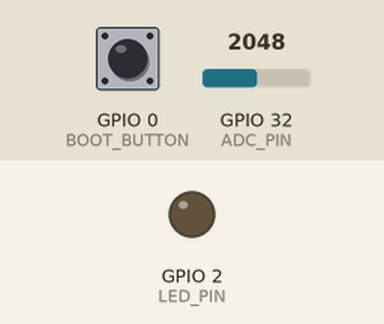
Simulated run of this sketch. Board: ESP32. Parts: output pins drawn as LEDs (lit = HIGH). The test bench sets the inputs (shaded band); at power-on: GPIO 0 (BOOT_BUTTON) HIGH, GPIO 32 (ADC_PIN) = 2048. What the sketch prints to the serial monitor is not drawn.

Above: at 1.4 s.
1.5 s: GPIO 0 (BOOT_BUTTON) pulled LOW for 0.15 s
At 2.0 s:
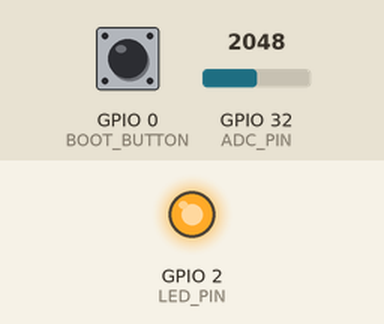
3.1 s: GPIO 32 (ADC_PIN) set to 3439
4.6 s: GPIO 32 (ADC_PIN) set to 3534
6.5 s: GPIO 0 (BOOT_BUTTON) pulled LOW for 1 s
At 8.0 s:
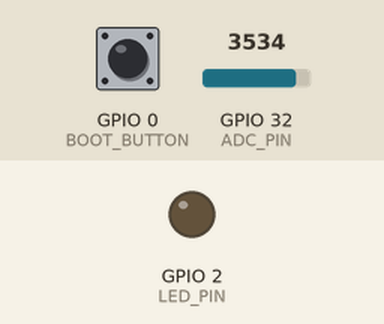
9.0 s: GPIO 0 (BOOT_BUTTON) pulled LOW for 3.2 s
At 9.9 s:
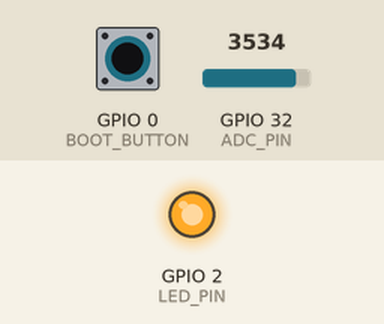
Timing chart, 0 to 12.0 s (numbered marks = the images above; inputs shaded):
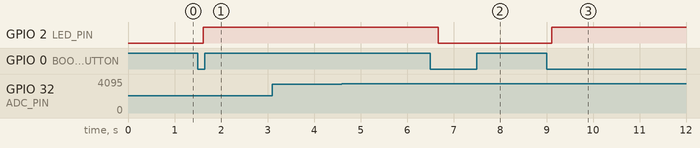

The sketch:

led_diag.ino
```cpp
#define BOOT_BUTTON 0
#define LED_PIN 2
#define ADC_PIN 32   // ADC compatible pin

bool ledState = false;
bool lastButtonState = HIGH;

unsigned long lastDebounceTime = 0;
const unsigned long debounceDelay = 50;

void setup() {
  pinMode(BOOT_BUTTON, INPUT_PULLUP);
  pinMode(LED_PIN, OUTPUT);

  Serial.begin(115200);
  delay(200);

  Serial.println("======================================");
  Serial.println("  ESP32 LED TOGGLE + FAULT DETECTOR");
  Serial.println("======================================");
  Serial.println("READY: Press BOOT to toggle LED.\n");
}

void loop() {

  // ----- BUTTON READ -----
  int reading = digitalRead(BOOT_BUTTON);

  if (reading != lastButtonState) {
    lastDebounceTime = millis();
  }

  if ((millis() - lastDebounceTime) > debounceDelay) {
    if (reading == LOW) {
      ledState = !ledState;
      digitalWrite(LED_PIN, ledState ? HIGH : LOW);

      Serial.print("\n[BUTTON] LED State: ");
      Serial.println(ledState ? "ON" : "OFF");

      while (digitalRead(BOOT_BUTTON) == LOW) delay(5);
    }
  }

  lastButtonState = reading;


  // ----- ADC READ -----
  int adcValue = analogRead(ADC_PIN);

  Serial.print("[ADC] ");
  Serial.print(adcValue);
  Serial.print("  →  ");

  // NEW CORRECT FAULT LOGIC:
  // LOW ADC = LED physically present and load exists (NORMAL)
  // HIGH ADC = Open circuit, LED removed (FAULT)
  if (adcValue > 3500 || adcValue < 200) {
    Serial.println("❌ FAULT (LED disconnected / open circuit)");
  }
  else {
    Serial.println("✔ NORMAL (LED connected)");
  }

  delay(100);
}
```

Measured:
- after the input at 1.5 s, GPIO 2 (LED_PIN): LOW → HIGH after 0.12 s
- after the input at 3.1 s, every drawn part: stays the same
- after the input at 4.6 s, every drawn part: stays the same
- after the input at 6.5 s, GPIO 2 (LED_PIN): HIGH → LOW after 0.18 s
- after the input at 9.0 s, GPIO 2 (LED_PIN): LOW → HIGH after 0.11 s
